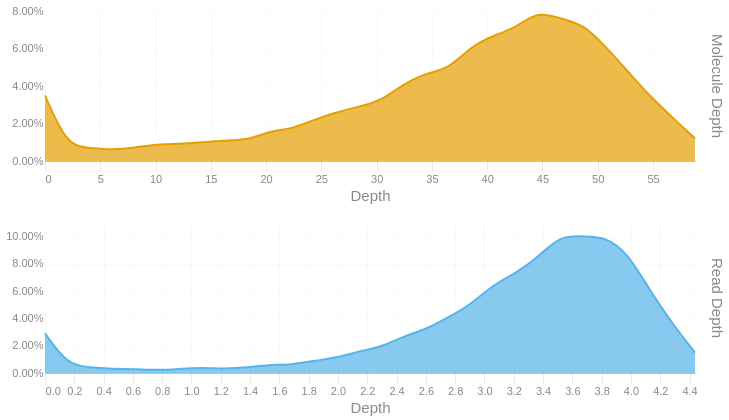

Notebook code for this chart:
### Code cell
readdep = depth_hist(tb['Read Depth'], q99, 3)
readdep = readdep.with_columns(pl.lit('Read Depth').alias('Metric'))
if not SKIPLR:
    moldep = depth_hist(tb['Molecule Depth'], mol_q99, 1)
    moldep = moldep.with_columns(pl.lit('Molecule Depth').alias('Metric'))
    _hist = pl.concat([readdep, moldep])
    _hist = _hist.filter(pl.col('Proportion') != 0)
    with SafeRender(_hist):
        (
            alt.Chart(_hist)        
            .mark_area(interpolate = "basis")
            .encode(
                x=alt.X('Bin:Q').scale(domainMin=0).axis(alt.Axis(title='Depth')),
                y = alt.Y('Proportion:Q', title = None).axis(format = '.2%'),
                color = alt.Color('Metric:N').legend(None),
                row = alt.Row("Metric:N").header(title = None, labelOrient = 'right'),
                tooltip = [
                    alt.Tooltip("Metric:N", title = "Metric"),
                    alt.Tooltip('Interval:N', title = "Depth Interval"),
                    alt.Tooltip('Proportion:Q', title = "% Alignments").format('.2%')
                ]
            )
            .resolve_scale(x='independent', y='independent')
            .properties(
                height = 150, width = 650,
                usermeta={'embedOptions': {'downloadFileName': f'{samplename}.depth.hist'}}
            )
        ).display()
else:
    readdep = readdep.filter(pl.col('Proportion') != 0)
    with SafeRender(readdep):
        (
            alt.Chart(readdep)        
            .mark_area(interpolate = "basis")
            .encode(
                x=alt.X('Bin:Q').scale(domainMin=0).axis(alt.Axis(title='Depth')),
                y = alt.Y('Proportion:Q', title = None).axis(format = '.2%'),
                tooltip = [
                    alt.Tooltip('Interval:N', title = "Depth Interval"),
                    alt.Tooltip('Proportion:Q', title = "% Alignments").format('.2%')
                ]
            )
            .properties(
                usermeta={'embedOptions': {'downloadFileName': f'{samplename}.depth.hist'}}
            )
        ).display()

### Figure 1 — Vega-Lite specification as saved in the notebook (floating-point values rounded to 4 significant figures)
{"width": 650, "height": 150, "config": {"title": {"anchor": "start", "dy": -15, "fontSize": 18, "color": "#888888", "subtitleColor": "#888888", "subtitleFontSize": 14}, "arc": {"fill": "#0072B2"}, "axis": {"domainColor": "#888888", "domainWidth": 0.5, "gridWidth": 0.2, "grid": false, "titleFontWeight": 400, "titleFontSize": 15, "labelFontSize": 11, "labelColor": "#888888", "tickColor": "#888888", "tickWidth": 0.2, "titleColor": "#888888"}, "axisBand": {"grid": false}, "axisX": {"grid": true, "tickSize": 10, "domainCap": "round"}, "axisY": {"domain": false, "grid": true, "tickSize": 0, "domainCap": "round"}, "background": "transparent", "header": {"labelFontSize": 15, "labelColor": "#888888", "titleFontSize": 15, "titleFontWeight": 600, "titleColor": "#888888"}, "legend": {"labelFont": "sans-serif", "labelFontSize": 12, "labelColor": "#888888", "symbolSize": 100, "symbolType": "circle", "titleFontSize": 12, "titlePadding": 10, "titleColor": "#888888", "title": null}, "range": {"category": ["#E69F00", "#56B4E9", "#009E73", "#F0E442", "#0072B2", "#D55E00", "#CC79A7", "#000000"], "diverging": ["#cfe8f3", "#a2d4ec", "#73bfe2", "#46abdb", "#1696d2", "#12719e"]}, "area": {"fill": "#0072B2", "fillOpacity": 0.7, "line": true, "strokeOpacity": 0.7}, "line": {"color": "#0072B2", "stroke": "#0072B2", "strokeWidth": 2}, "trail": {"color": "#0072B2", "stroke": "#0072B2", "strokeWidth": 0, "size": 1}, "point": {"filled": true, "fillOpacity": 1.0, "size": 95}, "text": {"color": "#888888", "fontSize": 11, "align": "right", "fontWeight": 400, "size": 11}, "bar": {"fill": "#0072B2", "stroke": null}, "view": {"stroke": null, "continuousWidth": 660, "continuousHeight": 400}}, "data": {"name": "data-4c8f0dc8960c4a609bac28610757a2c0"}, "mark": {"type": "area", "interpolate": "basis"}, "encoding": {"color": {"field": "Metric", "legend": null, "type": "nominal"}, "row": {"field": "Metric", "header": {"title": null, "labelOrient": "right"}, "type": "nominal"}, "tooltip": [{"field": "Metric", "title": "Metric", "type": "nominal"}, {"field": "Interval", "title": "Depth Interval", "type": "nominal"}, {"field": "Proportion", "format": ".2%", "title": "% Alignments", "type": "quantitative"}], "x": {"axis": {"title": "Depth"}, "field": "Bin", "scale": {"domainMin": 0}, "type": "quantitative"}, "y": {"axis": {"format": ".2%"}, "field": "Proportion", "title": null, "type": "quantitative"}}, "resolve": {"scale": {"x": "independent", "y": "independent"}}, "usermeta": {"embedOptions": {"downloadFileName": "S5_Hudson_1169.depth.hist"}}, "$schema": "https://vega.github.io/schema/vega-lite/v6.1.0.json", "datasets": {"data-4c8f0dc8960c4a609bac28610757a2c0": [{"Bin": 0.0, "Interval": "0.0-0.153", "Proportion": 0.029, "Metric": "Read Depth"}, {"Bin": 0.153, "Interval": "0.153-0.306", "Proportion": 0.006, "Metric": "Read Depth"}, {"Bin": 0.306, "Interval": "0.306-0.459", "Proportion": 0.004, "Metric": "Read Depth"}, {"Bin": 0.459, "Interval": "0.459-0.612", "Proportion": 0.003, "Metric": "Read Depth"}, {"Bin": 0.612, "Interval": "0.612-0.765", "Proportion": 0.003, "Metric": "Read Depth"}, {"Bin": 0.765, "Interval": "0.765-0.918", "Proportion": 0.002, "Metric": "Read Depth"}, {"Bin": 0.918, "Interval": "0.918-1.071", "Proportion": 0.003, "Metric": "Read Depth"}, {"Bin": 1.071, "Interval": "1.071-1.224", "Proportion": 0.004, "Metric": "Read Depth"}, {"Bin": 1.224, "Interval": "1.224-1.377", "Proportion": 0.003, "Metric": "Read Depth"}, {"Bin": 1.377, "Interval": "1.377-1.53", "Proportion": 0.004, "Metric": "Read Depth"}, {"Bin": 1.53, "Interval": "1.53-1.683", "Proportion": 0.006, "Metric": "Read Depth"}, {"Bin": 1.683, "Interval": "1.683-1.836", "Proportion": 0.006, "Metric": "Read Depth"}, {"Bin": 1.836, "Interval": "1.836-1.989", "Proportion": 0.009, "Metric": "Read Depth"}, {"Bin": 1.989, "Interval": "1.989-2.142", "Proportion": 0.011, "Metric": "Read Depth"}, {"Bin": 2.142, "Interval": "2.142-2.295", "Proportion": 0.016, "Metric": "Read Depth"}, {"Bin": 2.295, "Interval": "2.295-2.448", "Proportion": 0.019, "Metric": "Read Depth"}, {"Bin": 2.448, "Interval": "2.448-2.601", "Proportion": 0.027, "Metric": "Read Depth"}, {"Bin": 2.601, "Interval": "2.601-2.754", "Proportion": 0.032, "Metric": "Read Depth"}, {"Bin": 2.754, "Interval": "2.754-2.907", "Proportion": 0.041, "Metric": "Read Depth"}, {"Bin": 2.907, "Interval": "2.907-3.06", "Proportion": 0.05, "Metric": "Read Depth"}, {"Bin": 3.06, "Interval": "3.06-3.213", "Proportion": 0.065, "Metric": "Read Depth"}, {"Bin": 3.213, "Interval": "3.213-3.366", "Proportion": 0.073, "Metric": "Read Depth"}, {"Bin": 3.366, "Interval": "3.366-3.519", "Proportion": 0.085, "Metric": "Read Depth"}, {"Bin": 3.519, "Interval": "3.519-3.672", "Proportion": 0.101, "Metric": "Read Depth"}, {"Bin": 3.672, "Interval": "3.672-3.825", "Proportion": 0.1, "Metric": "Read Depth"}, {"Bin": 3.825, "Interval": "3.825-3.978", "Proportion": 0.1, "Metric": "Read Depth"}, {"Bin": 3.978, "Interval": "3.978-4.131", "Proportion": 0.088, "Metric": "Read Depth"}, {"Bin": 4.131, "Interval": "4.131-4.284", "Proportion": 0.06, "Metric": "Read Depth"}, {"Bin": 4.284, "Interval": "4.284-4.437", "Proportion": 0.036, "Metric": "Read Depth"}, {"Bin": 4.437, "Interval": "4.437-4.59", "Proportion": 0.015, "Metric": "Read Depth"}, {"Bin": 0.0, "Interval": "0.0-2.0", "Proportion": 0.035, "Metric": "Molecule Depth"}, {"Bin": 2.0, "Interval": "2.0-4.1", "Proportion": 0.008, "Metric": "Molecule Depth"}, {"Bin": 4.1, "Interval": "4.1-6.1", "Proportion": 0.007, "Metric": "Molecule Depth"}, {"Bin": 6.1, "Interval": "6.1-8.1", "Proportion": 0.006, "Metric": "Molecule Depth"}, {"Bin": 8.1, "Interval": "8.1-10.1", "Proportion": 0.007, "Metric": "Molecule Depth"}, {"Bin": 10.1, "Interval": "10.1-12.2", "Proportion": 0.009, "Metric": "Molecule Depth"}, {"Bin": 12.2, "Interval": "12.2-14.2", "Proportion": 0.009, "Metric": "Molecule Depth"}, {"Bin": 14.2, "Interval": "14.2-16.2", "Proportion": 0.01, "Metric": "Molecule Depth"}, {"Bin": 16.2, "Interval": "16.2-18.3", "Proportion": 0.011, "Metric": "Molecule Depth"}, {"Bin": 18.3, "Interval": "18.3-20.3", "Proportion": 0.011, "Metric": "Molecule Depth"}, {"Bin": 20.3, "Interval": "20.3-22.3", "Proportion": 0.016, "Metric": "Molecule Depth"}, {"Bin": 22.3, "Interval": "22.3-24.3", "Proportion": 0.017, "Metric": "Molecule Depth"}, {"Bin": 24.3, "Interval": "24.3-26.4", "Proportion": 0.022, "Metric": "Molecule Depth"}, {"Bin": 26.4, "Interval": "26.4-28.4", "Proportion": 0.026, "Metric": "Molecule Depth"}, {"Bin": 28.4, "Interval": "28.4-30.4", "Proportion": 0.029, "Metric": "Molecule Depth"}, {"Bin": 30.4, "Interval": "30.4-32.4", "Proportion": 0.032, "Metric": "Molecule Depth"}, {"Bin": 32.4, "Interval": "32.4-34.5", "Proportion": 0.041, "Metric": "Molecule Depth"}, {"Bin": 34.5, "Interval": "34.5-36.5", "Proportion": 0.047, "Metric": "Molecule Depth"}, {"Bin": 36.5, "Interval": "36.5-38.5", "Proportion": 0.049, "Metric": "Molecule Depth"}, {"Bin": 38.5, "Interval": "38.5-40.6", "Proportion": 0.061, "Metric": "Molecule Depth"}, {"Bin": 40.6, "Interval": "40.6-42.6", "Proportion": 0.067, "Metric": "Molecule Depth"}, {"Bin": 42.6, "Interval": "42.6-44.6", "Proportion": 0.071, "Metric": "Molecule Depth"}, {"Bin": 44.6, "Interval": "44.6-46.6", "Proportion": 0.08, "Metric": "Molecule Depth"}, {"Bin": 46.6, "Interval": "46.6-48.7", "Proportion": 0.076, "Metric": "Molecule Depth"}, {"Bin": 48.7, "Interval": "48.7-50.7", "Proportion": 0.073, "Metric": "Molecule Depth"}, {"Bin": 50.7, "Interval": "50.7-52.7", "Proportion": 0.061, "Metric": "Molecule Depth"}, {"Bin": 52.7, "Interval": "52.7-54.8", "Proportion": 0.048, "Metric": "Molecule Depth"}, {"Bin": 54.8, "Interval": "54.8-56.8", "Proportion": 0.034, "Metric": "Molecule Depth"}, {"Bin": 56.8, "Interval": "56.8-58.8", "Proportion": 0.023, "Metric": "Molecule Depth"}, {"Bin": 58.8, "Interval": "58.8-60.84", "Proportion": 0.012, "Metric": "Molecule Depth"}]}}
